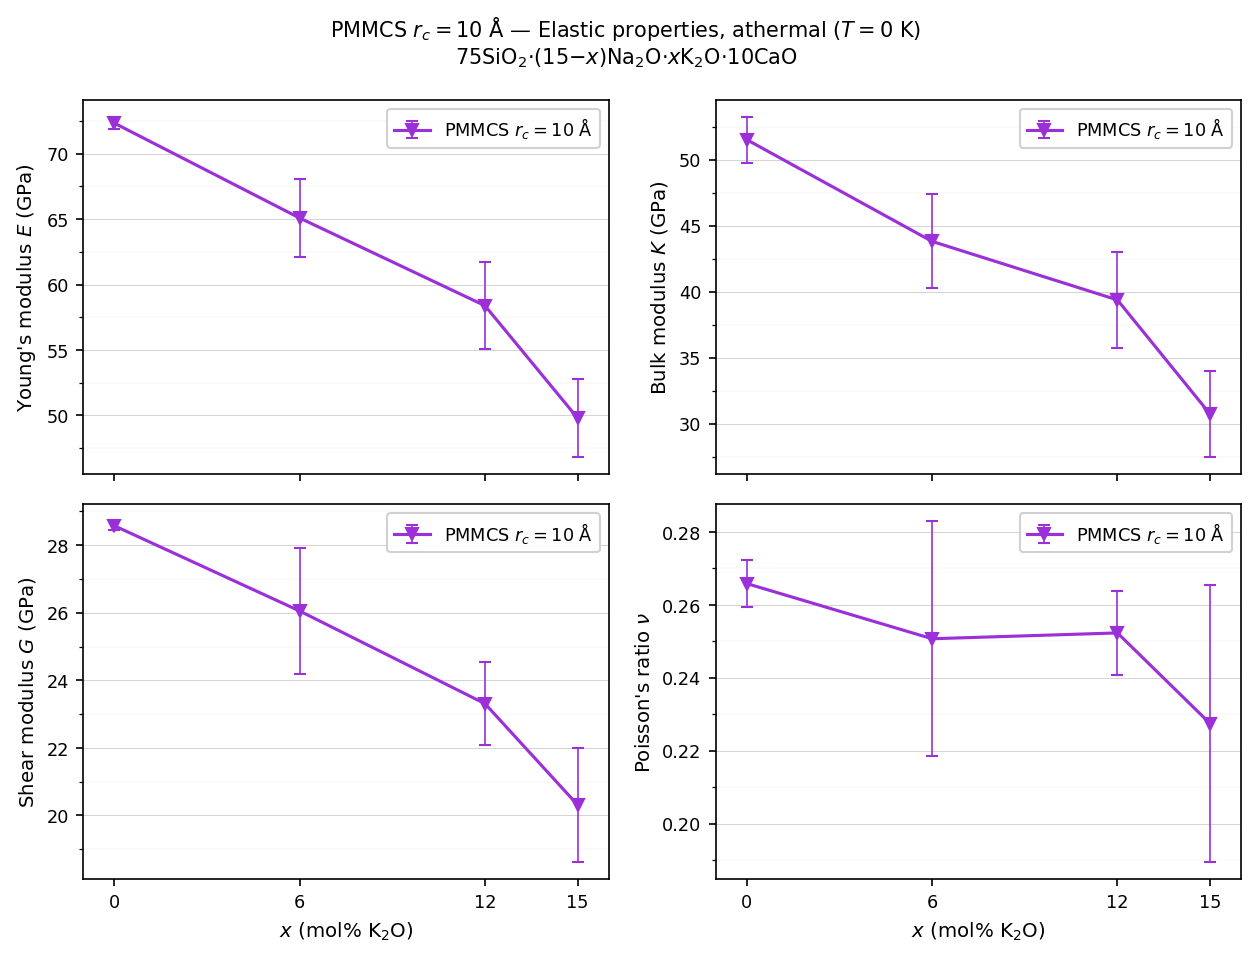

Write the Python code that produced this figure.
"""
fig_elastic_T0_pmmcs.py
4 elastic properties (E, K, G, nu) from athermal elastic tensor (T=0 K)
PMMCS rc=10 A — VRH averages from STAGE4_ELASTIC_T0.
"""

import numpy as np
import matplotlib.pyplot as plt
import matplotlib.ticker as ticker
from pathlib import Path

RESULTS_DIR = Path(__file__).parent.parent / "STAGE4_ELASTIC_T0" / "results"
OUT_DIR     = Path(__file__).parent

x_vals = [0, 6, 12, 15]

# ── Parse Cij files ───────────────────────────────────────────────────────────
def load_vrh(x, r):
    fname = RESULTS_DIR / f"elastic_T0_Cij_PMMCS_rc10p0_x{x}_r{r}.txt"
    if not fname.exists():
        return None
    header = fname.read_text().strip().split('\n')[0].split()
    vals   = [float(v) for v in fname.read_text().strip().split('\n')[1].split()]
    d = dict(zip(header, vals))
    return d['K'], d['G'], d['E'], d['nu']

E_mean, K_mean, G_mean, nu_mean = [], [], [], []
E_std,  K_std,  G_std,  nu_std  = [], [], [], []

for x in x_vals:
    Ev, Kv, Gv, nuv = [], [], [], []
    for r in [1, 2, 3]:
        res = load_vrh(x, r)
        if res is None:
            continue
        k, g, e, n = res
        Kv.append(k); Gv.append(g); Ev.append(e); nuv.append(n)
    for lst, m, s in [(Ev, E_mean, E_std), (Kv, K_mean, K_std),
                      (Gv, G_mean, G_std), (nuv, nu_mean, nu_std)]:
        m.append(np.mean(lst) if lst else np.nan)
        s.append(np.std(lst, ddof=1) if len(lst) > 1 else 0.0)

# ── Figure ────────────────────────────────────────────────────────────────────
color  = '#9b30d9'
marker = 'v'
kw = dict(lw=1.5, ms=6, capsize=3, capthick=1, elinewidth=0.8, zorder=4)

props = [
    (E_mean,  E_std,  r"Young's modulus $E$ (GPa)"),
    (K_mean,  K_std,  r"Bulk modulus $K$ (GPa)"),
    (G_mean,  G_std,  r"Shear modulus $G$ (GPa)"),
    (nu_mean, nu_std, r"Poisson's ratio $\nu$"),
]

fig, axes = plt.subplots(2, 2, figsize=(8.5, 6.5), sharex=True)
axes = axes.flatten()

for ax, (m, s, ylabel) in zip(axes, props):
    ax.errorbar(x_vals, m, yerr=s, color=color, marker=marker,
                label=r'PMMCS $r_c=10$ Å', **kw)
    ax.set_ylabel(ylabel, fontsize=9.5)
    ax.set_xticks(x_vals)
    ax.set_xlim(-1, 16)
    ax.yaxis.set_minor_locator(ticker.AutoMinorLocator(2))
    ax.grid(axis='y', lw=0.4, color='#cccccc', zorder=0)
    ax.grid(axis='y', which='minor', lw=0.2, color='#e8e8e8', zorder=0)
    ax.tick_params(labelsize=8.5)
    ax.legend(fontsize=8.5, frameon=True, framealpha=0.9, edgecolor='#cccccc')

for ax in axes[2:]:
    ax.set_xlabel(r'$x$ (mol% K$_2$O)', fontsize=9.5)

fig.suptitle(r'PMMCS $r_c=10$ Å — Elastic properties, athermal ($T=0$ K)'
             '\n' r'75SiO$_2$·(15$-x$)Na$_2$O·$x$K$_2$O·10CaO',
             fontsize=10)
fig.tight_layout()
fig.savefig(OUT_DIR / 'fig_elastic_T0_pmmcs.pdf', dpi=300, bbox_inches='tight')
fig.savefig(OUT_DIR / 'fig_elastic_T0_pmmcs.png', dpi=150, bbox_inches='tight')
print(f"Saved: {OUT_DIR / 'fig_elastic_T0_pmmcs.pdf'}")

print(f"\n{'x':>4}  {'E (GPa)':>10}  {'K (GPa)':>10}  {'G (GPa)':>10}  {'nu':>8}")
for i, x in enumerate(x_vals):
    print(f"{x:>4}  {E_mean[i]:>10.2f}  {K_mean[i]:>10.2f}  {G_mean[i]:>10.2f}  {nu_mean[i]:>8.4f}")

plt.show()
